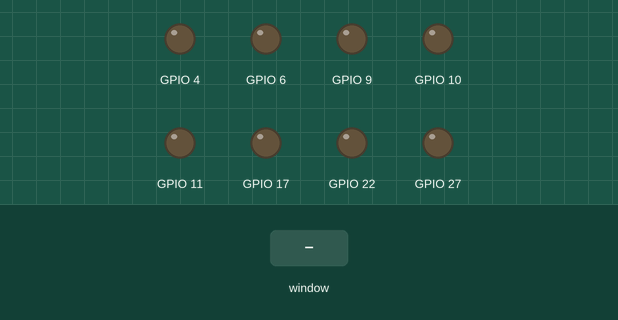
A program run on a simulated Raspberry Pi (BCM pin numbers). Shown: output pins drawn as LEDs (lit = HIGH). The inputs (shaded band) are chosen by the test bench. The desktop window is not drawn, its controls go by their first labels and the mouse button is held 0.15 s.

Above: at 1.2 s.
1.3 s: control labelled "Headlamp" in the window clicked
At 2.5 s:
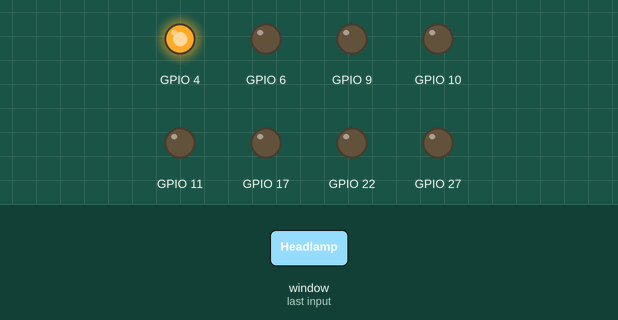
2.8 s: control labelled "Taillamp" in the window clicked
At 3.8 s:
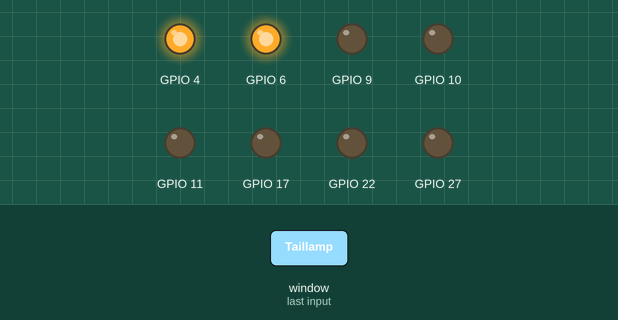
4.3 s: slider 2 in the window set to 100
At 4.9 s:
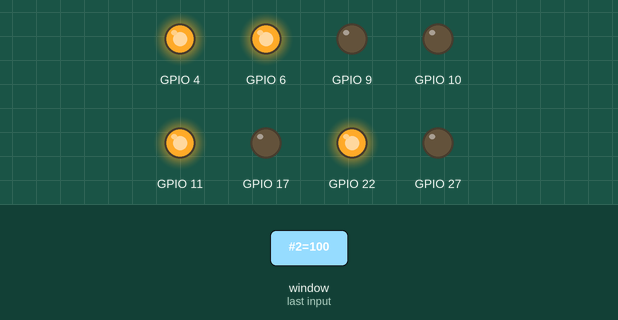
5.8 s: slider 2 in the window set to -100
At 7.0 s:
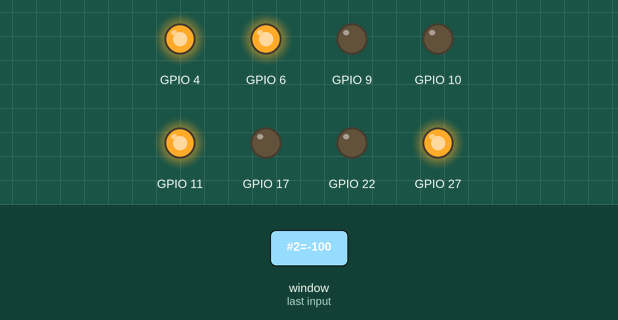
7.3 s: slider 2 in the window set to -50
At 8.4 s:
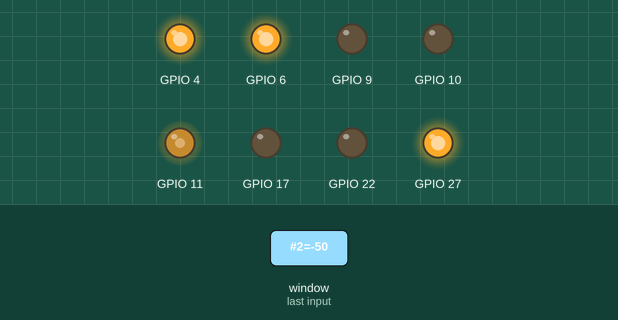
8.8 s: control labelled "Headlamp" in the window clicked
At 9.5 s:
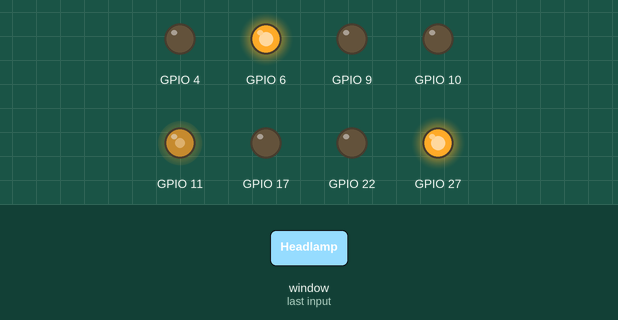
Timing chart, 0 to 11.3 s (numbered marks = the images above; inputs shaded):
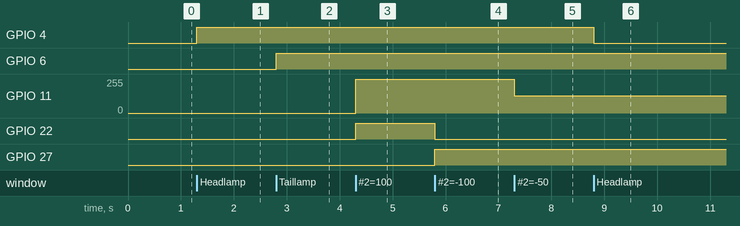

The program:

handle.py
```python
# -*- coding: utf-8 -*-

# Form implementation generated from reading ui file '/home/pi/py/raspberry-pi-RC/handle.ui'
#
# Created by: PyQt5 UI code generator 5.11.3
#
# WARNING! All changes made in this file will be lost!

# 2/26 프론트 엔드 완성
# 2/27 버튼 백엔드 완성
# 2/28 키보드 백엔드 완성

from PyQt5 import QtCore, QtGui, QtWidgets
import motor,led
import RPi.GPIO as GPIO

class Ui_Form(object):
    def setupUi(self, Form):
        # 변수 불러오기
        self.Headlamp_state = False
        self.Taillamp_state = False

        # 창 생성
        Form.setObjectName("Form")
        Form.resize(522, 330)

        # headlamp 버튼
        self.Headlamp_Button = QtWidgets.QPushButton(Form)                                    # Headlamp 버튼 생성(전조등 버튼)
        self.Headlamp_Button.setGeometry(QtCore.QRect(0, 0, 521, 61))
        self.Headlamp_Button.setObjectName("Headlamp_Button")

        self.Headlamp_Button.clicked.connect(self.Headlamp_switch)                            # Headlamp_Button을 눌렀을시 headlamp_LED 제어

        # Taillamp 버튼
        self.Taillamp_Button = QtWidgets.QPushButton(Form)                                    # Taillamp 버튼 생성(후미등 버튼)
        self.Taillamp_Button.setGeometry(QtCore.QRect(-10, 270, 531, 61))
        self.Taillamp_Button.setObjectName("Taillamp_Button")

        self.Taillamp_Button.clicked.connect(self.Taillamp_switch)                            # Taillamp_Button을 눌렀을시 taillamp_LED 제어

        # 앞 뒤 조종 슬라이더
        self.Speed_Slider = QtWidgets.QSlider(Form)                                           # Speed_Slider 슬라이더 생성(앞 뒤 조종)
        self.Speed_Slider.setGeometry(QtCore.QRect(40, 70, 51, 181))
        self.Speed_Slider.setMinimum(-100)                                                    # 슬라이더 값 범위를 -100~100으로 지정
        self.Speed_Slider.setMaximum(100)
        self.Speed_Slider.setOrientation(QtCore.Qt.Vertical)                                  # 슬라이더 방향을 세로로 지정
        self.Speed_Slider.setObjectName("Speed_Slider")

        self.Speed_Slider.valueChanged.connect(self.showValue)                                # 슬라이더 값이 바뀌면 함수 showValue,front_move를 호출
        self.Speed_Slider.valueChanged.connect(self.front_move)
        self.Speed_Slider.sliderReleased.connect(self.front_move_stop)                        # 슬라이더를 놓으면 함수 front_move_stop를 호출

        # 속도계 다이얼
        self.Speed_meter = QtWidgets.QDial(Form)                                              # Speed_meter 다이얼 생성(속도계)
        self.Speed_meter.setGeometry(QtCore.QRect(190, 150, 111, 101))
        self.Speed_meter.setObjectName("Speed_meter")
        self.Speed_meter.setMaximum(240)

        # 속도계 숫자
        self.Speed_Label = QtWidgets.QLabel(Form)                                             # Speed_Label 생성(속도계 숫자)
        self.Speed_Label.setGeometry(QtCore.QRect(180, 90, 131, 51))
        self.Speed_Label.setScaledContents(False)
        self.Speed_Label.setAlignment(QtCore.Qt.AlignCenter)
        self.Speed_Label.setObjectName("Speed_Label")

        # 핸들 다이얼
        self.handle = QtWidgets.QDial(Form)                                                   # handle 다이얼 생성(핸들)
        self.handle.setGeometry(QtCore.QRect(360, 100, 131, 111))
        self.handle.setMinimum(-100)
        self.handle.setMaximum(100)
        self.handle.setProperty("value", 0)
        self.handle.setObjectName("handle")

        self.handle.setValue(0)                                                              # handle 값을 중앙으로 설정
        self.handle.valueChanged.connect(self.cornor_move)                                    # handle 값이 바뀌면 함수 cornor_move를 호출

        self.retranslateUi(Form)
        QtCore.QMetaObject.connectSlotsByName(Form)

    # 키보드로 조종하는 함수
    def KeyPressEvent(self, e):
        print(e.key())
        # 속도 조절 커맨드(10씩 컨트롤)
        if e.key() == QtCore.Key_Ctrl:
            self.Speed_Slider.setValue(self.Speed_Slider.value() + 10)
            self.showValue()
        elif e.key() == QtCore.Key_Alt:
            self.Speed_Slider.setValue(self.Speed_Slider.value() - 10)
            self.showValue()

        # 앞 뒤 조종 커맨드
        if e.key() == QtCore.Key_W:
            self.front_move()
        elif e.key() == QtCore.Key_S:
            self.front_move()

        # 좌 우 조종 커맨드
        if e.key() == QtCore.Key_A:
            self.handle.setValue(0)
            self.cornor_move()
        elif e.key() == QtCore.Key_D:
            self.handle.setValue(100)
            self.cornor_move()

        # LED 조종 컨트롤
        if e.key() == QtCore.Key_Q:
            self.Headlamp_switch()

        elif e.key() == QtCore.Key_E:
            self.Taillamp_switch()

        else:
            self.front_move_stop()

    # UI 생성 함수
    def retranslateUi(self, Form):
        _translate = QtCore.QCoreApplication.translate
        Form.setWindowTitle(_translate("Form", "Form"))
        self.Headlamp_Button.setText(_translate("Form", "Headlamp"))                          # headlamp 버튼 텍스트를 "Headlamp"로 지정
        self.Taillamp_Button.setText(_translate("Form", "Taillamp"))                          # taillamp 버튼 텍스트를 "Taillamp"로 지정
        self.Speed_Label.setText(_translate("Form", "0"))                                     # Speed_Label 라벨 텍스트를 "0"으로 지정

    # 정지
    def front_move_stop(self):
        self.Speed_Slider.setValue(0)                                                         # Speed_Slider값을 0으로 정한다
        headway.motor(self.Speed_Slider.value())                                              # headway 모터 속도를 Speed_Slider값(0)으로 정한다

    # 전진or후진
    def front_move(self):
        headway.motor(self.Speed_Slider.value())                                              # headway 모터 속도를 Speed_Slider값(-100 ~ 100)으로 정한다

    # 좌or우회전
    def cornor_move(self):
        if self.handle.value() == 30 or self.handle.value()== -30:                             # cornor 모터를 handle값(0 ~ 100)으로 정한다
            cornor.motor(0)
        else:
            cornor.motor(self.handle.value())

    # 앞 뒤 조종 슬라이더를 움직일때 호출 되는 함수
    def showValue(self):
        # 슬라이더 값이 +이면 D, -면 R을 띄우고
        self.dir = ''
        if self.Speed_Slider.value() >= 0:
            self.dir = 'D'
        else:
            self.dir = 'R'

        # 슬라이더값을 절댓값으로 바꿔 속도계 다이얼에 적용한다
        self.speed = abs(self.Speed_Slider.value())                                            # Speed_Slider값을 절댓값으로 바꿔 speed에 저장
        self.Speed_meter.setValue(self.speed)                                                  # Speed_metrer값을 speed값으로 지정
        self.speed = str(self.speed)                                                           # speed값을 str로 저장
        self.Speed_Label.setText(self.dir+self.speed)                                          # Speed_Label값을 dir+speed값으로 지정 ex) D50, R50

    # headlamp 스위치 함수
    def Headlamp_switch(self):
        # headlamp가 켜져있으면 끄고,
        if self.Headlamp_state == True:
            headlamp.off()
            self.Headlamp_state = False

        # Headlamp가 꺼져있으면 켜진다
        else:
            headlamp.on()
            self.Headlamp_state = True

    # taillamp 스위치 함수
    def Taillamp_switch(self):
        # taillamp가 켜져있으면 끄고,
        if self.Taillamp_state == True:
            taillamp.off()
            self.Taillamp_state = False

        # taillamp가 꺼져있으면 켜진다
        else:
            taillamp.on()
            self.Taillamp_state = True

    def closeEvent(self):
        headway.end()
        cornor.end()
        headlamp.end()
        taillamp.end()
        QtCore.instance().quit

if __name__ == "__main__":
    import sys
    #인스턴스 생성(괄호안은 핀번호)
    cornor=motor.Motor(11,22,27)
    headway=motor.Motor(17,9,10)
    headlamp=led.Led(4)
    taillamp=led.Led(6)

    # LED 리셋
    headlamp.off()
    taillamp.off()

    app = QtWidgets.QApplication(sys.argv)
    Form = QtWidgets.QWidget()
    ui = Ui_Form()
    ui.setupUi(Form)
    Form.show()
    sys.exit(app.exec_())
    GPIO.cleanup()
```

motor.py
```python
#GPIO제어 모듈 불러오기
import RPi.GPIO as GPIO
#시간 모듈 불러오기
from time import sleep
class Motor:
    #핀번호 받아와서 초기설정
    def __init__(self,pin1,pin2,pin3,pwm=0):
        self.pmw=pwm
        self.pin1=pin1
        self.pin2=pin2
        self.pin3=pin3
        #GPIO를 BCM(실제 핀 번호)으로 구동
        GPIO.setmode(GPIO.BCM)

        #출력핀으로 지정
        GPIO.setup(self.pin1,GPIO.OUT)
        GPIO.setup(self.pin2,GPIO.OUT)
        GPIO.setup(self.pin3,GPIO.OUT)
        #PWM헨들 얻어와서 100kHz로 동작 시킴
        self.pwm=GPIO.PWM(self.pin1, 100)
        #출력0
        self.pwm.start(0)

        #모터 속도 제어 PWM
    def motor(self,speed):
        #속도가 -100이상 100이하라면
        if isinstance(speed,int) and speed>=-100 and speed<=100:
            #속도의 절댓값을 출력
            self.pwm.ChangeDutyCycle(abs(speed))
            #속도가 0보다 작다면
            if speed<0:
                #후진
                GPIO.output(self.pin2,0)
                GPIO.output(self.pin3,1)
            #속도가 0보다 크다면
            elif speed>0:
                #전진
                GPIO.output(self.pin2,1)
                GPIO.output(self.pin3,0)
            #아니면(속도가 0이라면)
            else:
                #정지
                GPIO.output(self.pin2,0)
                GPIO.output(self.pin3,0)
        #속도가 범위를 초과하면
        else:
            #오류문 출력
            print("\033[31m"+"###############ERROR###############")
            print("\033[31m"+"the range of speed is -100 to 100")
            print("\033[31m"+"the input speed is",speed)
            print("\033[31m"+"###################################")

    #종료
    def end(self):
        self.motor(0)
        print("\033[32m"+"motor stop")
```

led.py
```python
#GPIO제어 모듈 불러오기
import RPi.GPIO as GPIO
class Led:
    #핀번호 받아와서 초기 설정
    def __init__(self,pin):
        self.pin=pin
        #GPIO를 BCM(실제 핀 번호)으로 구동
        GPIO.setmode(GPIO.BCM)
        #출력핀으로 지정
        GPIO.setup(self.pin,GPIO.OUT)
        #led 끔
        GPIO.output(self.pin,0)
    #led 끔
    def off(self):
        GPIO.output(self.pin,0)
    #led 켬
    def on(self):
        GPIO.output(self.pin,1)
    #종료
    def end(self):
        GPIO.output(self.pin,0)
        print("\033[32m"+"led stop")
```

Measured:
- after the input at 1.3 s, GPIO 4: LOW → HIGH at once
- after the input at 2.8 s, GPIO 6: LOW → HIGH at once
- after the input at 4.3 s, GPIO 11: 0/255 → 255/255 at once; GPIO 22: LOW → HIGH at once
- after the input at 5.8 s, GPIO 22: HIGH → LOW at once; GPIO 27: LOW → HIGH at once
- after the input at 7.3 s, GPIO 11: 255/255 → 128/255 at once
- after the input at 8.8 s, GPIO 4: HIGH → LOW at once
